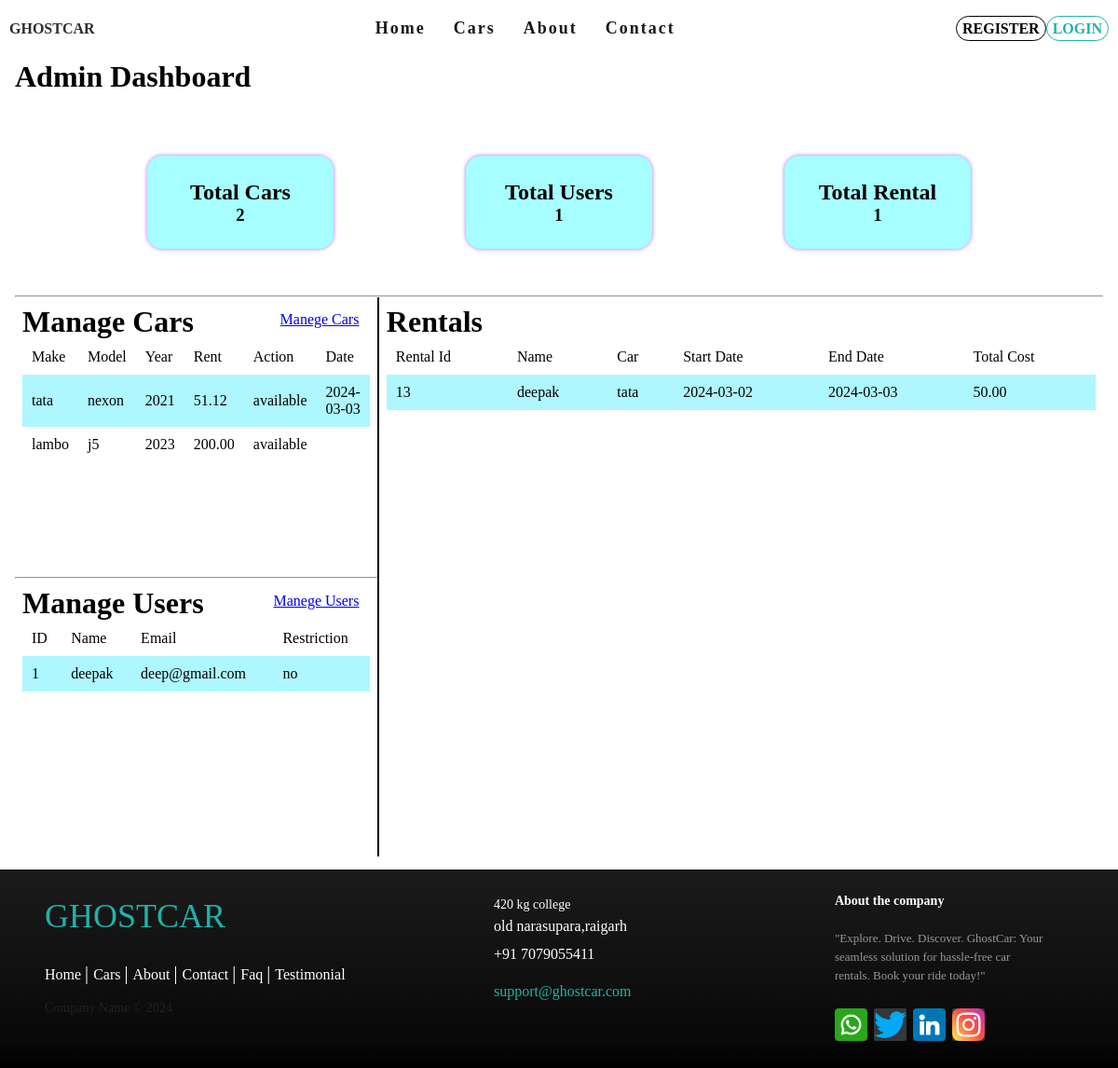
The app's page /admin.php with its own data.
### tables this page shows
CREATE TABLE `cars` (
  `car_id` int(11) NOT NULL,
  `make` varchar(50) NOT NULL,
  `model` varchar(50) NOT NULL,
  `year` int(11) NOT NULL,
  `rental_price` decimal(10,2) NOT NULL,
  `availability` enum('available','unavailable') NOT NULL DEFAULT 'available',
  `lastOfBook` date DEFAULT NULL,
  `car_img` longblob DEFAULT NULL
);

CREATE TABLE `users` (
  `user_id` int(11) NOT NULL,
  `username` varchar(50) NOT NULL,
  `password` varchar(255) NOT NULL,
  `email` varchar(100) NOT NULL,
  `restriction` enum('yes','no') NOT NULL DEFAULT 'no',
  `admin` enum('yehh','no') NOT NULL DEFAULT 'no',
  `user_img` longblob DEFAULT NULL
);

CREATE TABLE `rentals` (
  `rental_id` int(11) NOT NULL,
  `user_id` int(11) NOT NULL,
  `car_id` int(11) NOT NULL,
  `start_date` date NOT NULL,
  `end_date` date NOT NULL,
  `total_cost` decimal(10,2) NOT NULL
);

### admin.php (the view, shortened to what this page needs)
<?php
include 'sysconfig/mysql.php';
$sql = "SELECT cars.*, counts.cofe
FROM cars
CROSS JOIN (SELECT COUNT(*) AS cofe FROM cars) AS counts LIMIT 10";
$result = $conn->query($sql);
$cars = [];
if ($result->num_rows > 0) {
    while ($row = $result->fetch_assoc()) {
        $cars[] = $row;
    }
}
$sql = "SELECT users.*, counts.cofe
FROM users
CROSS JOIN (SELECT COUNT(*) AS cofe FROM users) AS counts LIMIT 10;
";
$useResult = $conn->query($sql);
$users = [];
if ($useResult->num_rows > 0) {
    while ($row1 = $useResult->fetch_assoc()) {
        $users[] = $row1;
    }
}
$sql = "SELECT rentals.rental_id, users.username, cars.make,rentals.start_date,rentals.end_date,rentals.total_cost,counts.cofe
FROM rentals
INNER JOIN cars ON rentals.car_id = cars.car_id
INNER JOIN users ON rentals.user_id = users.user_id
CROSS JOIN (SELECT COUNT(*) AS cofe FROM rentals) AS counts LIMIT 20;
";
$rentalsResult = $conn->query($sql);
$rentals = [];
if ($rentalsResult->num_rows > 0) {
    while ($row2 = $rentalsResult->fetch_assoc()) {
        $rentals[] = $row2;
    }
}
?>
<!DOCTYPE html>
<html lang="en">
<head>
    <link rel="stylesheet" href="style.css">
     <link rel="stylesheet" href="user.css" />
</head>
<body>
  <?php
    include('nav.php')
?>
    <header>
        <h1>Admin Dashboard</h1>
    </header>
    <main class="admin_main">
      <div class="top">
        <div class="top-elem">
            <h2>Total Cars</h2><h3><?php  echo $cars[0]['cofe']; ?></h3></div>
        <div class="top-elem"><h2>Total Users</h2><h3><?php  echo $users[0]['cofe'];?></h3></div>
        <div class="top-elem"><h2>Total Rental</h2><h3><?php  echo $rentals[0]['cofe'];?></h3></div>
      </div>
      <hr />
      <div class="bottom">
        <div class="bottom-left">
          <div class="l-top">
            <h1>Manage Cars</h1>
            <table class="zebra">
              <tr>
                <td>Make</td>
                <td>Model</td>
                <td>Year</td>
                <td>Rent</td>
                <td>Action</td>
                <td>Date</td>
              </tr>
              <?php foreach ($cars as $car): ?>
                <tr>
                    <td><?php echo $car['make']; ?></td>
                    <td><?php echo $car['model']; ?></td>
                    <td><?php echo $car['year']; ?></td>
                    <td><?php echo $car['rental_price']; ?></td>
                    <td><?php echo $car['availability']; ?></td>
                    <td><?php echo $car['lastOfBook']; ?></td>
                </tr>
                <?php endforeach; ?>
            </table>
            <a href="manegeCars.php" style="
    position: absolute;
    top: 5%;
    right: 5%;
">Manege Cars</a>
          </div>
          <hr />
          <div class="l-bottom">
            <h1>Manage Users</h1>
            <table class="zebra">
              <tr>
                <td>ID</td>
                    <td>Name</td>
                    <td>Email</td>
                    <td>Restriction</td>
              </tr>
              <?php foreach ($users as $user): ?>
                <tr>
                    <td><?php echo $user['user_id']; ?></td>
                    <td><?php echo $user['username']; ?></td>
                    <td><?php echo $user['email']; ?></td>
                    <td><?php echo $user['restriction']; ?></td>
                </tr>
                <?php endforeach; ?>
            </table>
            <a href="manegeUsers.php" style="
    position: absolute;
    top: 5%;
    right: 5%;
">Manege Users</a>
          </div>
        </div>
        <div class="bottom-right" style="border-left: 2px solid">
          <h1>Rentals</h1>
          <table class="zebra">
            <tr>
                    <td>Rental Id</td>
                    <td>Name</td>
                    <td>Car</td>
                    <td>Start Date</td>
                    <td>End Date</td>
                    <td>Total Cost</td>
            </tr>
            <?php foreach ($rentals as $rental): ?>
                <tr>
                    <td><?php echo $rental['rental_id']; ?></td>
                    <td><?php echo $rental['username']; ?></td>
                    <td><?php echo $rental['make']; ?></td>
                    <td><?php echo $rental['start_date']; ?></td>
                    <td><?php echo $rental['end_date']; ?></td>
                    <td><?php echo $rental['total_cost']; ?></td>
                </tr>
                <?php endforeach; ?>
          </table>
        </div>
      </div>
    </main>
 <?php
    include('footer.php')
?>
  </body>
</html>

### style.css (style rules this page uses)
* { margin: 0; padding: 0; box-sizing: border-box; font-family: "Gilroy"; }
html { scroll-behavior: smooth; }
body { overflow-x: hidden; padding: 64px 16px 0; }
table.zebra { width: 100%; border-collapse: collapse; }
table.zebra tr:nth-child(2n) { background: #aef7ff; }
table.zebra td { padding: 10px; }

### user.css (style rules this page uses)
.admin_main { height: 100vh; margin: 16px 0; }
.admin_main .top-elem { height: 100px; width: 200px; background: #a6fffe; border-radius: 16px; text-align: center; display: flex; filter: drop-shadow(0px 0px 2px #a6f); flex-direction: column; justify-content: center; }
.admin_main .top { height: 25vh; display: flex; justify-content: space-evenly; align-items: center; }
.admin_main .bottom { height: 75vh; display: flex; }
.admin_main .bottom-left, .admin_main .bottom-right { width: 50%; }
.admin_main .l-bottom, .admin_main .l-top, .admin_main .bottom-right { width: 100%; height: 50%; position: relative; padding: 8px; overflow-y: scroll; }
.admin_main .bottom-right { height: 100%; }

### records on screen
cars: make "tata", model "nexon", year "2021", rental_price "51.12", availability "available", lastOfBook "2024-03-03"
cars: make "lambo", model "j5", year "2023", rental_price "200.00", availability "available"
users: user_id "1", username "deepak", email "deep@gmail.com", restriction "no"
rentals: rental_id "13", user.username "deepak", car.make "tata", start_date "2024-03-02", end_date "2024-03-03", total_cost "50.00"

### other values on screen
$cars[0]['cofe'] "2"
$users[0]['cofe'] "1"
$rentals[0]['cofe'] "1"
